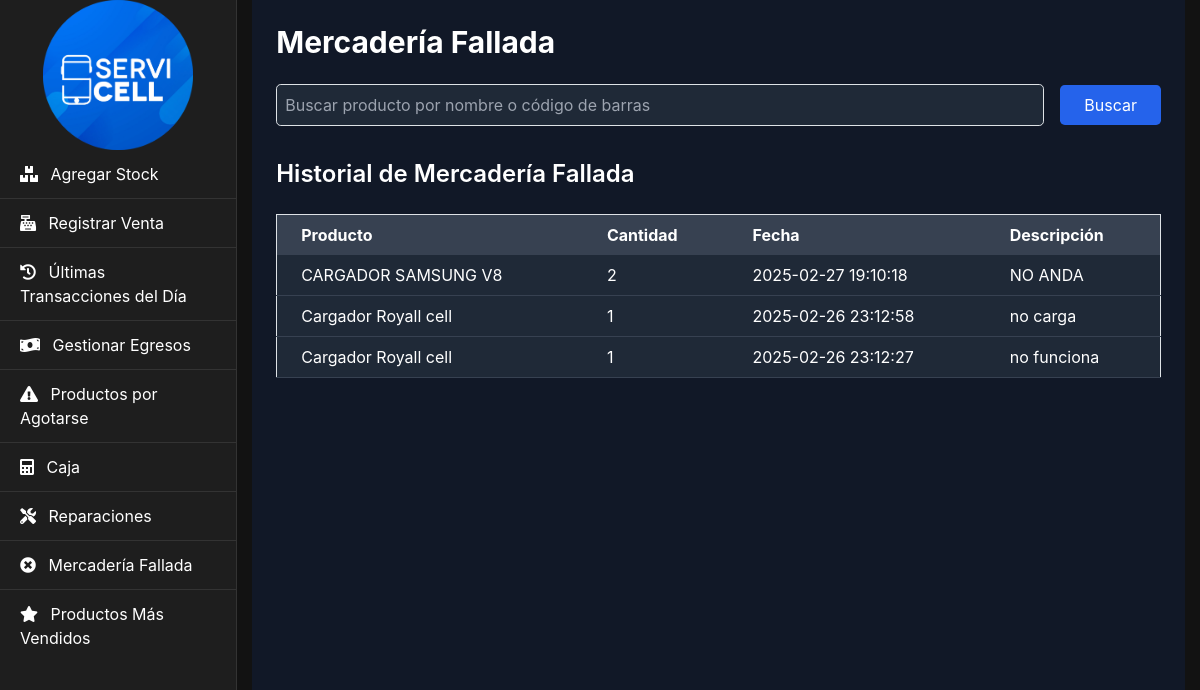
Screenshot of /mercaderia_fallada with the database file from the repository.
### tables this page shows
CREATE TABLE mercaderia_fallada (
    id INTEGER PRIMARY KEY AUTOINCREMENT,
    producto_id INTEGER NOT NULL,
    cantidad INTEGER NOT NULL,
    fecha TEXT NOT NULL,
    descripcion TEXT,
    FOREIGN KEY (producto_id) REFERENCES productos (id)
);

CREATE TABLE productos (
    id INTEGER PRIMARY KEY AUTOINCREMENT,
    nombre TEXT NOT NULL,
    codigo_barras TEXT UNIQUE NOT NULL,
    stock INTEGER NOT NULL
, precio REAL, precio_costo REAL, cantidad_vendida INTEGER DEFAULT 0);

### app.py (the view, shortened to what this page needs)
@app.route('/mercaderia_fallada', methods=['GET', 'POST'])
def mercaderia_fallada():
    conn = get_db_connection()
    cursor = conn.cursor()
    cursor.execute('''
    SELECT mf.id, p.nombre, mf.cantidad, mf.fecha, mf.descripcion
    FROM mercaderia_fallada mf
    JOIN productos p ON mf.producto_id = p.id
    ORDER BY mf.fecha DESC
    ''')
    historial = cursor.fetchall()
    conn.close()
    return render_template('mercaderia_fallada.html', historial=historial)

### app.py (called while the page is built)
def get_db_connection():
    conn = sqlite3.connect('negocio.db')
    conn.row_factory = sqlite3.Row
    return conn

### templates/mercaderia_fallada.html (shortened to what this page needs)
{% extends "base.html" %}
{% block content %}
<div class="p-6 bg-gray-900 text-white min-h-screen">
    <h1 class="text-3xl font-bold mb-6">Mercadería Fallada</h1>
    <form method="POST" class="mb-8">
        <div class="flex items-center space-x-4">
            <input type="text" name="busqueda" class="w-full p-2 bg-gray-800 border border-gray-700 rounded-lg text-white placeholder-gray-400 focus:outline-none focus:border-blue-500" placeholder="Buscar producto por nombre o código de barras">
            <button type="submit" name="buscar" class="px-4 py-2 bg-blue-600 hover:bg-blue-700 text-white rounded-lg transition duration-300">Buscar</button>
        </div>
    </form>
    <h2 class="text-2xl font-semibold mt-8 mb-4">Historial de Mercadería Fallada</h2>
    <div class="overflow-x-auto">
        <table class="min-w-full bg-gray-800 border border-gray-700 rounded-lg">
            <thead>
                <tr class="bg-gray-700">
                    <th class="px-4 py-2 text-left">Producto</th>
                    <th class="px-4 py-2 text-left">Cantidad</th>
                    <th class="px-4 py-2 text-left">Fecha</th>
                    <th class="px-4 py-2 text-left">Descripción</th>
                </tr>
            </thead>
            <tbody>
                {% for item in historial %}
                    <tr class="border-b border-gray-700 hover:bg-gray-750 transition duration-200">
                        <td class="px-4 py-2">{{ item.nombre }}</td>
                        <td class="px-4 py-2">{{ item.cantidad }}</td>
                        <td class="px-4 py-2">{{ item.fecha }}</td>
                        <td class="px-4 py-2">{{ item.descripcion }}</td>
                    </tr>
                {% endfor %}
            </tbody>
        </table>
    </div>
</div>
{% endblock %}

### templates/base.html (style rules this page uses)
body { background-color: #121212; color: #ffffff; }

### rows the page displays
mercaderia_fallada: nombre "CARGADOR SAMSUNG V8", cantidad "2", fecha "2025-02-27 19:10:18", descripcion "NO ANDA"
mercaderia_fallada: nombre "Cargador Royall cell", cantidad "1", fecha "2025-02-26 23:12:58", descripcion "no carga"
mercaderia_fallada: nombre "Cargador Royall cell", cantidad "1", fecha "2025-02-26 23:12:27", descripcion "no funciona"
